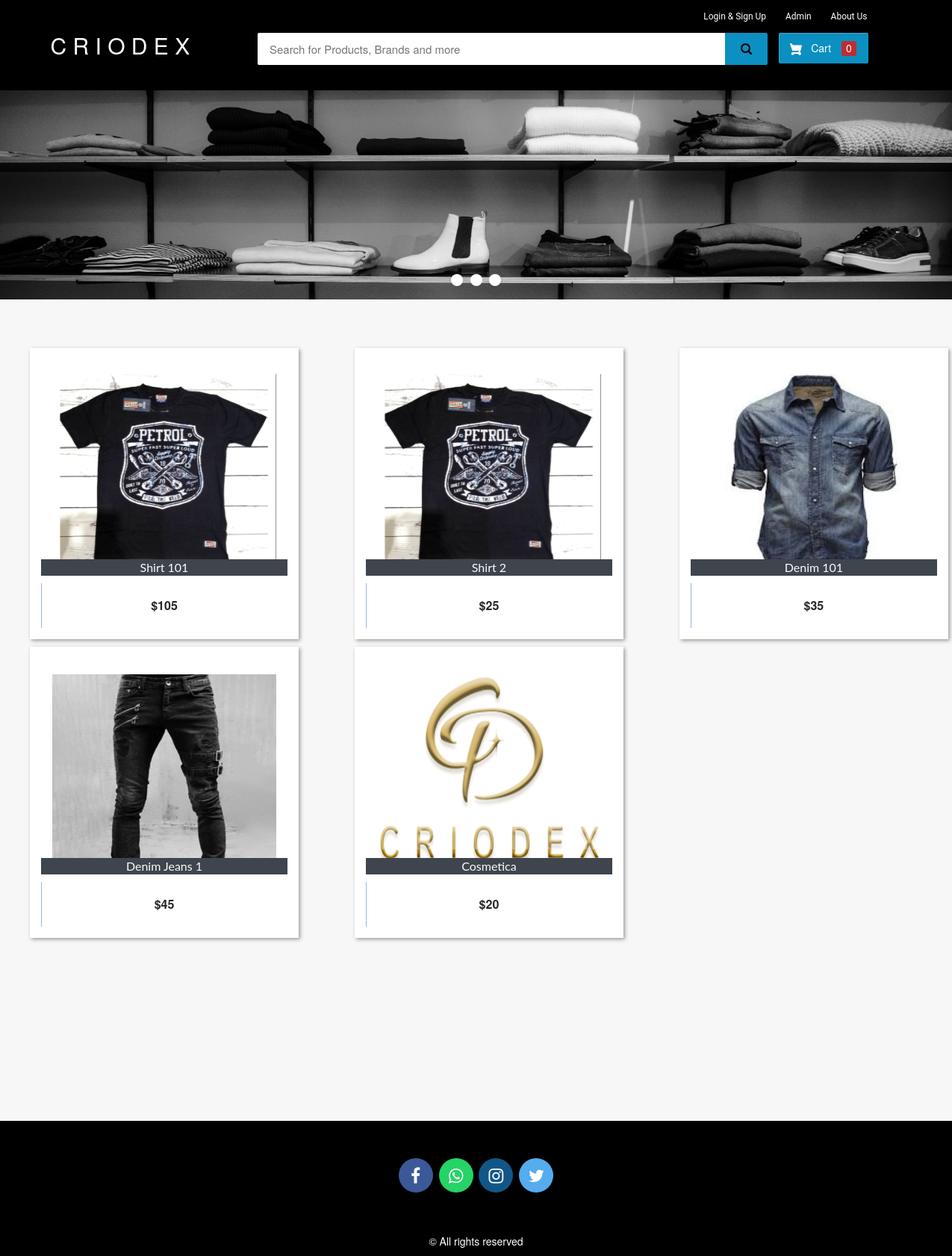
The page / on the database its author committed.
### ecom/models.py (models this page shows, shortened)
class Product(models.Model):
    name=models.CharField(max_length=40)
    product_image= models.ImageField(upload_to='product_image/',null=True,blank=True)
    price = models.PositiveIntegerField()
    description=models.CharField(max_length=40)

### ecom/views.py (the view)
# urls.py: path('',views.home_view,name=''),
def home_view(request):
    products=models.Product.objects.all()
    if 'product_ids' in request.COOKIES:
        product_ids = request.COOKIES['product_ids']
        counter=product_ids.split('|')
        product_count_in_cart=len(set(counter))
    else:
        product_count_in_cart=0
    if request.user.is_authenticated:
        return HttpResponseRedirect('afterlogin')
    return render(request,'ecom/index.html',{'products':products,'product_count_in_cart':product_count_in_cart})

### templates/ecom/index.html (shortened to what this page needs)
{% extends 'ecom/homebase.html' %}
{% load static %}
{% block content %}
<div class="row">
  <div class="col-md-12">
    <div class="slider-container">
      <div class="menu">
        <label for="slide-dot-1"></label>
        <label for="slide-dot-2"></label>
        <label for="slide-dot-3"></label>
      </div>
        <div class="slide slide-1"></div>
    </div>
  </div>
</div>
{%if products%}
<br>
  <div class="row">
      {% for p in products %}
      <div class="column">
      <div class="container page-wrapper" style="width: 450px;">
        <div class="page-inner">
          <div class="row">
            <div class="el-wrapper">
              <div class="box-up">
                <img class="img" src="{% static p.product_image.url %}" alt="product pic" height="300px" width="300px">
                <div class="img-info">
                  <div class="info-inner">
                    <span style="background-color:#3e454c; color:fbfbfb;"class="p-company">{{p.name}}</span>
                  </div>
                </div>
              </div>
              <div class="box-down">
                <a class="cart" href="{% url 'add-to-cart' p.id  %}">
                  <span class="price">${{p.price}}</span>
                  <span class="add-to-cart">
                    <span class="txt"><i class="fa fa-shopping-cart"></i> Add To Cart</span>
                  </span>
                </a>
              </div>
            </div>
          </div>
        </div>
      </div>
      </div>
{% if forloop.counter|divisibleby:"3" %}
    </div>
    <div class="row">
          <br><br><br><br><br>
{% endif %}
  {% endfor %}
</div>
{%else%}
<h3 style="text-align:center; color:#3E454C;">No Search Found</h3>
{%endif%}
<br><br><br>
<br><br><br><br><br><br><br><br><br><br><br><br>
{% endblock content %}

### templates/ecom/homebase.html (shortened to what this page needs)
<html>
{% load static %}
<head>
<link rel="stylesheet" href="https://maxcdn.bootstrapcdn.com/bootstrap/3.3.0/css/bootstrap.min.css">
<link rel="stylesheet" href="https://maxcdn.bootstrapcdn.com/font-awesome/4.7.0/css/font-awesome.min.css">
</head>
<body>
  {%if request.user.is_authenticated%}
    {% include "ecom/customer_navbar.html" %}
  {%else%}
  <div id="navbar">
    <div class="container">
        <div class="row row1">
            <ul class="largenav pull-right">
              <li class="upper-links dropdown"><a class="links" href="">Login & Sign Up</a>
              </li>
                <li class="upper-links"><a class="links" href="/adminclick">Admin</a></li>
                <li class="upper-links"><a class="links" href="/aboutus">About Us</a></li>
            </ul>
        </div>
        <div class="row row2">
            <div class="col-sm-3">
                <h2 style="margin:0px;"><a style="text-decoration:none; color:white;" href="/"><span class="largenav">C R I O D E X </span></a></h2>
            </div>
            <div class="navbar-search smallsearch col-sm-7 col-xs-11">
              <form  action="/search" method="get">
                <div class="row"> <input class="navbar-input col-xs-11" type="search" value="{% if search_text %}{{ search_text }}{% endif %}" placeholder="Search for Products, Brands and more" name="query" id="query">
                  <button class="navbar-button col-xs-1" type="submit">
                  </button>
                </div>
              </form>
            </div>
            <div class="cart1 largenav col-sm-2"> <a class="cart-button" href="/cart">  Cart <span class="item-number ">{{ product_count_in_cart }}</span> </a> </div>
        </div>
    </div>
</div>
  {%endif%}
{% block content %}
{% endblock content %}
<br><br><br>
<footer>
  <br>
  <p>
    <a href="#" class="fa fa-facebook"></a>
    <a href="#" class="fa fa-whatsapp"></a>
    <a href="#" class="fa fa-instagram"></a>
    <a href="#" class="fa fa-twitter"></a>
  </p>
  <br>
  <div class="container">
    <div class="row">
      <div class="col-md-12 col-sm-12">
        <div style="color:#ffffff;" class="wow fadeInUp footer-copyright">
          <p><br>
            &copy; All rights reserved</p>
        </div>
      </div>
    </div>
  </div>
</footer>
</body>
</html>

### templates/ecom/homebase.html (style rules this page uses)
body { background-color: #f7f7f7; }
#navbar { background-color: #000000; color: white; }
.row1 { padding-top: 10px; padding-right: 50px }
.row2 { padding-bottom: 20px }
.navbar-input { padding: 11px 16px; border-radius: 2px 0 0 2px; border: 0 none; outline: 0 none; font-size: 15px; color:#ffc0cb }
.navbar-button { background-color: #0c8fc1; border: 1px solid #0c8fc1; border-radius: 0 2px 2px 0; color: #ffffff; padding: 10px 0; height: 43px; cursor: pointer; }
.cart-button { background-color: #0c8fc1; box-shadow: 0 4px 4px 0 rgb(0 0 0 / 23%), inset 1px 1px 0 0 hsl(0deg 0% 100% / 20%); padding: 10px 0; text-align: center; height: 41px; border-radius: 2px; font-weight: 500; width: 120px; display: inline-block; color: #FFFFFF; text-decoration: none; color: inherit; border: none; outline: none; }
.cart-svg { display: inline-block; width: 16px; height: 16px; vertical-align: middle; margin-right: 8px }
.item-number { border-radius: 3px; background-color: rgb(207 37 37 / 92%); height: 20px; padding: 3px 6px; font-weight: 500; display: inline-block; color: #fff; line-height: 12px; margin-left: 10px; }
.upper-links { display: inline-block; padding: 0 11px; line-height: 23px; font-family: 'Roboto', sans-serif; letter-spacing: 0; color: inherit; border: none; outline: none; font-size: 12px }
.dropdown { position: relative; display: inline-block; margin-bottom: 0px }
.links { color: #fff; text-decoration: none }
.largenav { display: none }
.smallsearch { margin-left: 15px; margin-top: 15px }
.menu { cursor: pointer }
footer { padding: 0px 0px 0px 0px; background-color: black; margin: 0px; }
.fa { font-size: 23px; width: 2em; height: 2em; text-align: center; text-decoration: none; margin: 5px 2px; border-radius: 50%; padding-top: 0.5em; }
.fa-facebook { background: #3B5998; color: white; margin-top: 30px; }
.fa-whatsapp { background: #25d366; color: white; }
.fa-twitter { background: #55ACEE; color: white; }
.fa-instagram { background: #125688; color: white; }
p { text-align: center; }
@media screen and (min-width: 768px) { .largenav { display: block } }
@media screen and (min-width: 768px) { .smallsearch { margin: 0px } }

### rows shown on the page
Product: product_image (picture), name "Shirt 101", price "105"
Product: product_image (picture), name "Shirt 2", price "25"
Product: product_image (picture), name "Denim 101", price "35"
Product: product_image (picture), name "Denim Jeans 1", price "45"
Product: product_image (picture), name "Cosmetica", price "20"

### other values the page prints
{{ product_count_in_cart }} "0"
